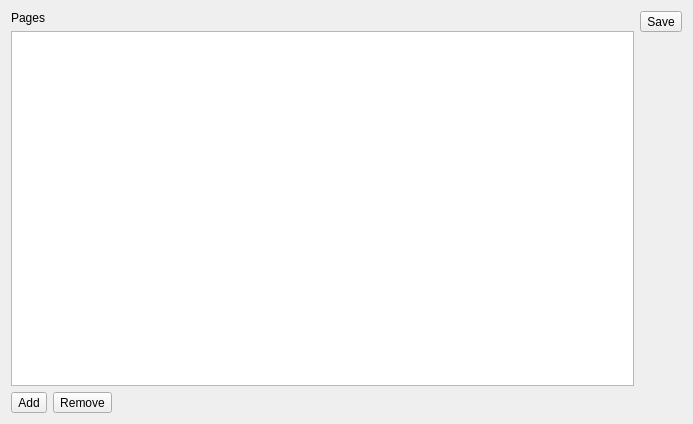
<?xml version="1.0" encoding="UTF-8"?>
<ui version="4.0">
 <class>radar_Settings</class>
 <widget class="QWidget" name="radar_Settings">
  <property name="geometry">
   <rect>
    <x>0</x>
    <y>0</y>
    <width>693</width>
    <height>424</height>
   </rect>
  </property>
  <property name="windowTitle">
   <string>Form</string>
  </property>
  <layout class="QGridLayout" name="gridLayout">
   <item row="0" column="0">
    <layout class="QHBoxLayout" name="horizontalLayout">
     <property name="sizeConstraint">
      <enum>QLayout::SetMaximumSize</enum>
     </property>
     <item>
      <layout class="QVBoxLayout" name="verticalLayout_Sx">
       <item>
        <widget class="QLabel" name="label_Pages">
         <property name="text">
          <string>Pages</string>
         </property>
        </widget>
       </item>
       <item>
        <widget class="QListView" name="listView_Pages"/>
       </item>
       <item>
        <layout class="QHBoxLayout" name="horizontalLayout_Add_Remove">
         <item>
          <widget class="QToolButton" name="toolButton_Add">
           <property name="text">
            <string>Add</string>
           </property>
           <property name="icon">
            <iconset>
             <normaloff>resources/images/icons/toolbutton_addpage.png</normaloff>resources/images/icons/toolbutton_addpage.png</iconset>
           </property>
           <property name="iconSize">
            <size>
             <width>32</width>
             <height>32</height>
            </size>
           </property>
          </widget>
         </item>
         <item alignment="Qt::AlignLeft">
          <widget class="QToolButton" name="toolButton_Remove">
           <property name="text">
            <string>Remove</string>
           </property>
           <property name="icon">
            <iconset>
             <normaloff>../../resources/images/icons/toolbutton_remove.png</normaloff>../../resources/images/icons/toolbutton_remove.png</iconset>
           </property>
           <property name="iconSize">
            <size>
             <width>32</width>
             <height>32</height>
            </size>
           </property>
          </widget>
         </item>
        </layout>
       </item>
      </layout>
     </item>
     <item>
      <layout class="QVBoxLayout" name="verticalLayout_Dx">
       <item alignment="Qt::AlignTop">
        <widget class="QToolButton" name="toolButton_Save">
         <property name="text">
          <string>Save</string>
         </property>
         <property name="icon">
          <iconset>
           <normaloff>../../resources/images/icons/toolbutton_save.png</normaloff>../../resources/images/icons/toolbutton_save.png</iconset>
         </property>
         <property name="iconSize">
          <size>
           <width>32</width>
           <height>32</height>
          </size>
         </property>
         <property name="toolButtonStyle">
          <enum>Qt::ToolButtonTextUnderIcon</enum>
         </property>
        </widget>
       </item>
      </layout>
     </item>
    </layout>
   </item>
  </layout>
 </widget>
 <resources/>
 <connections/>
</ui>
